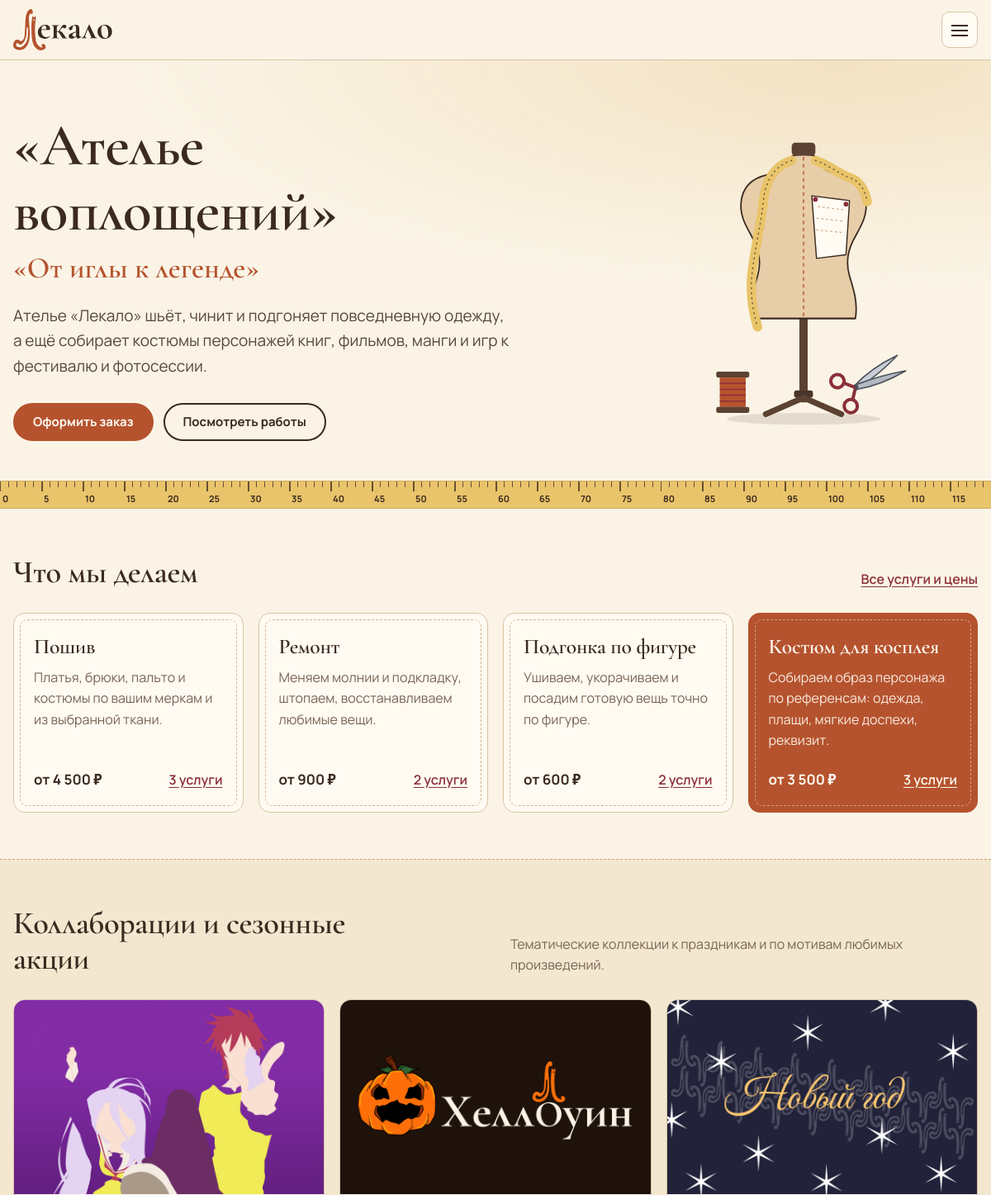
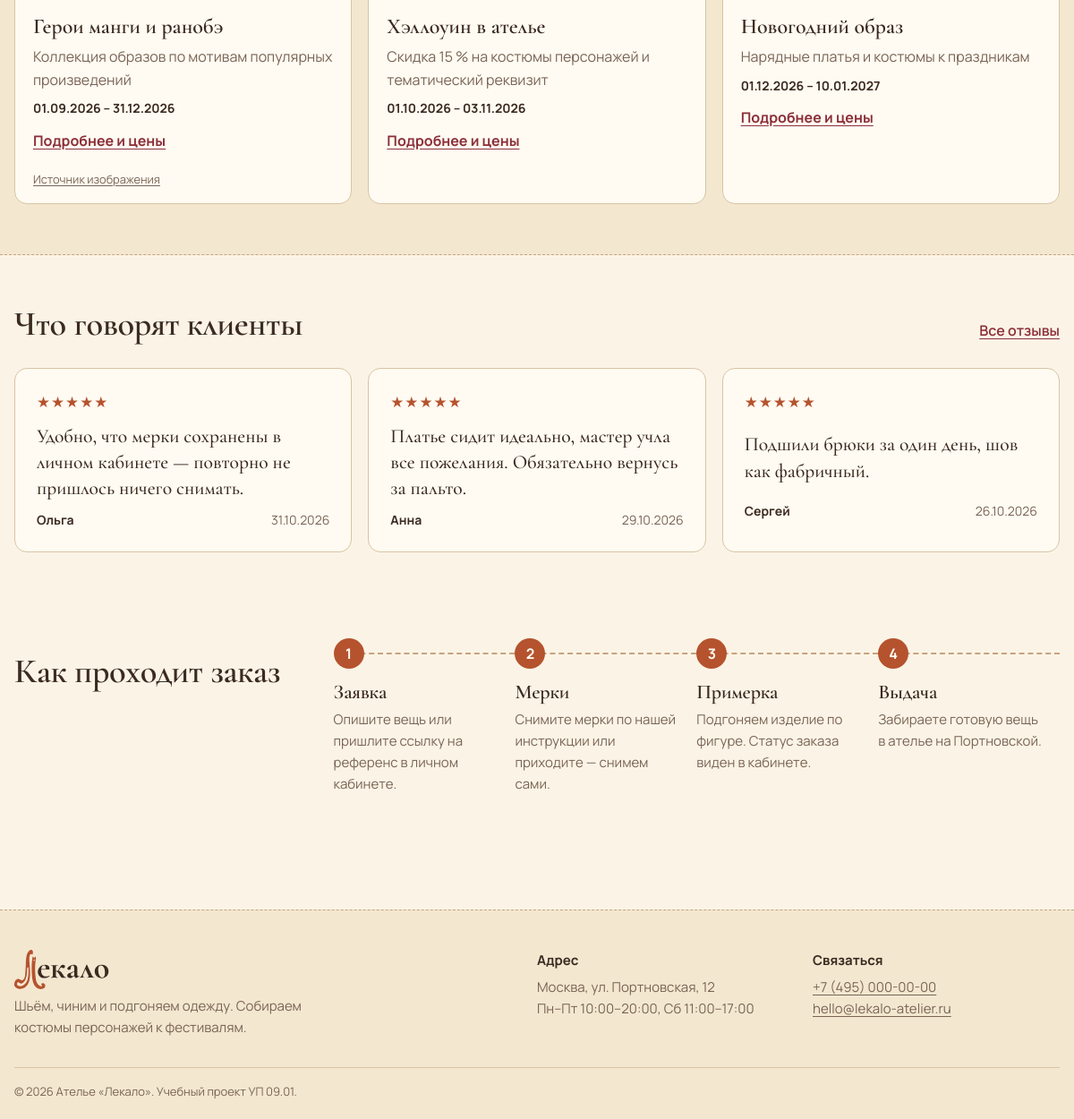
The page / on the database its author committed (2 pictures, top to bottom).
### tables this page shows
CREATE TABLE service_types (
    id_service_type INT AUTO_INCREMENT PRIMARY KEY,
    type_name       VARCHAR(50) NOT NULL UNIQUE
);

CREATE TABLE collaborations (
    id_collaboration INT AUTO_INCREMENT PRIMARY KEY,
    id_service_type  INT NOT NULL,
    title            VARCHAR(100) NOT NULL,
    description      TEXT NULL,
    start_date       DATE NOT NULL,
    end_date         DATE NOT NULL,
    image            VARCHAR(255) NULL,
    image_source     VARCHAR(255) NULL,
    CONSTRAINT fk_collaborations_types FOREIGN KEY (id_service_type) REFERENCES service_types (id_service_type)
        ON UPDATE CASCADE ON DELETE RESTRICT
);

CREATE TABLE reviews (
    id_review   INT AUTO_INCREMENT PRIMARY KEY,
    id_user     INT NOT NULL,
    rating      TINYINT NOT NULL CHECK (rating BETWEEN 1 AND 5),
    review_text TEXT NOT NULL,
    review_date DATE NOT NULL,
    CONSTRAINT fk_reviews_users FOREIGN KEY (id_user) REFERENCES users (id_user)
        ON UPDATE CASCADE ON DELETE CASCADE
);

CREATE TABLE users (
    id_user       INT AUTO_INCREMENT PRIMARY KEY,
    id_role       INT NOT NULL,
    last_name     VARCHAR(50) NOT NULL,
    first_name    VARCHAR(50) NOT NULL,
    phone         VARCHAR(18) NOT NULL,
    email         VARCHAR(100) NOT NULL UNIQUE,
    password_hash VARCHAR(255) NOT NULL,
    created_at    DATETIME NOT NULL DEFAULT CURRENT_TIMESTAMP,
    CONSTRAINT fk_users_roles FOREIGN KEY (id_role) REFERENCES roles (id_role)
        ON UPDATE CASCADE ON DELETE RESTRICT
);

### includes/helpers.php (called while the page is built, shortened)
<?php
require_once __DIR__ . '/db.php';
function e($value): string
{
    return htmlspecialchars((string)$value, ENT_QUOTES, 'UTF-8');
}
function money($value): string
{
    return number_format((float)$value, 0, ',', ' ') . ' ₽';
}
function date_ru(?string $date): string
{
    return date('d.m.Y', strtotime($date));
}
function plural(int $n, string $one, string $few, string $many): string
{
    $n10 = $n % 10;
    $n100 = $n % 100;
    if ($n10 >= 2 && $n10 <= 4 && ($n100 < 12 || $n100 > 14)) {
        return $few;
    }
    return $many;
}
function current_user(): ?array
{
    return $_SESSION['user'] ?? null;
}

### includes/db.php (called while the page is built, shortened)
<?php
function db(): PDO
{
    static $pdo = null;
    if ($pdo === null) {
        $dsn = 'mysql:host=' . DB_HOST . ';dbname=' . DB_NAME . ';charset=utf8mb4';
        try {
            $pdo = new PDO($dsn, DB_USER, DB_PASS, [
                PDO::ATTR_ERRMODE            => PDO::ERRMODE_EXCEPTION,
                PDO::ATTR_DEFAULT_FETCH_MODE => PDO::FETCH_ASSOC,
                PDO::ATTR_EMULATE_PREPARES   => false,
            ]);
        } catch (PDOException $e) {
            http_response_code(503);
            exit('<p style="font-family:sans-serif;padding:24px">Нет подключения к базе данных. '
                . 'Запустите MySQL в панели XAMPP и импортируйте файл sql/sewing_atelier.sql через phpMyAdmin.</p>');
        }
    }
    return $pdo;
}
function db_all(string $sql, array $params = []): array
{
    $st = db()->prepare($sql);
    $st->execute($params);
    return $st->fetchAll();
}

### index.php (the view, shortened to what this page needs)
<?php
require __DIR__ . '/includes/header.php';
$types = db_all(
    'SELECT st.id_service_type, st.type_name, MIN(s.price) AS min_price, COUNT(s.id_service) AS cnt
     FROM service_types st LEFT JOIN services s ON s.id_service_type = st.id_service_type
     GROUP BY st.id_service_type, st.type_name ORDER BY st.id_service_type'
);
$collabs = db_all('SELECT * FROM collaborations WHERE end_date >= CURDATE() ORDER BY start_date LIMIT 3');
$reviews = db_all(
    'SELECT r.rating, r.review_text, r.review_date, u.first_name
     FROM reviews r JOIN users u ON u.id_user = r.id_user
     ORDER BY r.review_date DESC LIMIT 3'
);
$typeText = [
    1 => 'Платья, брюки, пальто и костюмы по вашим меркам и из выбранной ткани.',
    2 => 'Меняем молнии и подкладку, штопаем, восстанавливаем любимые вещи.',
    3 => 'Ушиваем, укорачиваем и посадим готовую вещь точно по фигуре.',
    4 => 'Собираем образ персонажа по референсам: одежда, плащи, мягкие доспехи, реквизит.',
];
$orderLink = current_user() ? 'account.php#new-order' : 'login.php?next=' . urlencode('account.php#new-order');
?>
<section class="hero">
    <div class="hero__inner container">
        <div class="hero__content">
            <h1 class="hero__title">«Ателье воплощений»</h1>
            <p class="hero__slogan">«От иглы к легенде»</p>
            <p class="hero__lead">Ателье «Лекало» шьёт, чинит и подгоняет повседневную одежду, а ещё собирает костюмы персонажей книг, фильмов, манги и игр к фестивалю и фотосессии.</p>
            <div class="hero__actions">
                <a class="button" href="<?= e($orderLink) ?>">Оформить заказ</a>
                <a class="button button--ghost" href="works.php">Посмотреть работы</a>
            </div>
        </div>
        <figure class="hero__figure" aria-hidden="true">
            <?= str_replace('<svg ', '<svg class="hero__image" ', file_get_contents(__DIR__ . '/assets/img/ui/hero-dress-form.svg')) ?>
        </figure>
    </div>
</section>
<div class="tape tape--sticky" aria-hidden="true">
    <div class="tape__numbers"><?php for ($i = 0; $i <= 60; $i++): ?><span><?= $i * 5 ?></span><?php endfor; ?></div>
</div>
<section class="section">
    <div class="container">
        <div class="section__head">
            <h2 class="section__title">Что мы делаем</h2>
            <a class="home__more" href="services.php">Все услуги и цены</a>
        </div>
        <ul class="home__services">
<?php foreach ($types as $t): ?>
            <li class="card<?= (int)$t['id_service_type'] === 4 ? ' card--accent' : '' ?>">
                <h3 class="card__title"><?= e($t['type_name']) ?></h3>
                <p class="card__text"><?= e($typeText[$t['id_service_type']] ?? '') ?></p>
                <div class="card__meta">
                    <span class="card__price">от <?= money($t['min_price']) ?></span>
                    <a class="card__link" href="services.php?type=<?= (int)$t['id_service_type'] ?>"><?= (int)$t['cnt'] ?> <?= plural((int)$t['cnt'], 'услуга', 'услуги', 'услуг') ?></a>
                </div>
            </li>
<?php endforeach; ?>
        </ul>
    </div>
</section>
<?php if ($collabs): ?>
<section class="section home__collabs">
    <div class="container">
        <div class="section__head">
            <h2 class="section__title">Коллаборации и сезонные акции</h2>
            <p class="section__lead">Тематические коллекции к праздникам и по мотивам любимых произведений.</p>
        </div>
        <ul class="collabs">
<?php foreach ($collabs as $c): ?>
            <li class="collab">
                <a class="collab__link" href="services.php?collab=<?= (int)$c['id_collaboration'] ?>">
                    <img class="collab__image" src="assets/img/collabs/<?= e($c['image']) ?>" alt="" width="480" height="300" loading="lazy">
                    <span class="collab__body">
                        <span class="collab__title"><?= e($c['title']) ?></span>
                        <span class="collab__text"><?= e($c['description']) ?></span>
                        <span class="collab__dates"><?= date_ru($c['start_date']) ?> – <?= date_ru($c['end_date']) ?></span>
                        <span class="collab__more">Подробнее и цены</span>
                    </span>
                </a>
<?php if ($c['image_source']): ?>
                <a class="collab__source" href="<?= e($c['image_source']) ?>" target="_blank" rel="noopener" data-no-pjax>Источник изображения</a>
<?php endif; ?>
            </li>
<?php endforeach; ?>
        </ul>
    </div>
</section>
<?php endif; ?>
<section class="section">
    <div class="container">
        <div class="section__head">
            <h2 class="section__title">Что говорят клиенты</h2>
            <a class="home__more" href="reviews.php">Все отзывы</a>
        </div>
        <ul class="home__reviews">
<?php foreach ($reviews as $r): ?>
            <li class="review">
                <span class="rating" aria-label="Оценка <?= (int)$r['rating'] ?> из 5"><?= str_repeat('★', (int)$r['rating']) ?><span class="rating__empty"><?= str_repeat('★', 5 - (int)$r['rating']) ?></span></span>
                <p class="review__text"><?= e($r['review_text']) ?></p>
                <p class="review__author"><span class="review__name"><?= e($r['first_name']) ?></span><span><?= date_ru($r['review_date']) ?></span></p>
            </li>
<?php endforeach; ?>
        </ul>
    </div>
</section>
<section class="section">
    <div class="container home__steps">
        <h2 class="section__title">Как проходит заказ</h2>
        <ol class="steps">
            <li class="steps__item"><h3 class="steps__title">Заявка</h3><p class="steps__text">Опишите вещь или пришлите ссылку на референс в личном кабинете.</p></li>
            <li class="steps__item"><h3 class="steps__title">Мерки</h3><p class="steps__text">Снимите мерки по нашей инструкции или приходите — снимем сами.</p></li>
            <li class="steps__item"><h3 class="steps__title">Примерка</h3><p class="steps__text">Подгоняем изделие по фигуре. Статус заказа виден в кабинете.</p></li>
            <li class="steps__item"><h3 class="steps__title">Выдача</h3><p class="steps__text">Забираете готовую вещь в ателье на Портновской.</p></li>
        </ol>
    </div>
</section>
<?php require __DIR__ . '/includes/footer.php'; ?>

### assets/css/base/themes.css (style rules this page uses)
:root, [data-theme="paper"] { --color-bg: #FBF4E6; --color-surface: #FFFBF2; --color-surface-2: #F3E7D0; --color-text: #3B2A20; --color-muted: #7A6455; --color-accent: #B5532E; --color-accent-2: #8C2F39; --color-on-accent: #FFFBF2; --color-link: #8C2F39; --color-line: #D9C3A5; --color-seam: #C8A27F; --color-focus: #8C2F39; --color-success: #3F6B3A; --color-error: #9E2A2B; --hero-bg: radial-gradient(120% 90% at 85% 0%, #F3E2C2 0%, transparent 60%), var(--color-bg); --tape-bg: #E9C46A; --tape-ink: #3B2A20; color-scheme: light; }

### assets/css/base/typography.css (style rules this page uses)
:root { --font-display: "Cormorant Garamond", "Times New Roman", serif; --font-body: "Manrope", "Segoe UI", Arial, sans-serif; --text-sm: .875rem; --text-base: 1rem; --text-lg: 1.1875rem; --text-h3: 1.5rem; --text-h2: clamp(1.9rem, 3.2vw, 2.6rem); --text-h1: clamp(2.6rem, 6vw, 4.6rem); }
body { font-family: var(--font-body); font-size: var(--text-base); line-height: 1.6; color: var(--color-text); background: var(--color-bg); }
h1, h2, h3 { font-family: var(--font-display); font-weight: 600; line-height: 1.1; letter-spacing: -.01em; }
h1 { font-size: var(--text-h1); }
h2 { font-size: var(--text-h2); }
h3 { font-size: var(--text-h3); }
a { color: var(--color-link); text-underline-offset: .18em; }

### assets/css/base/layout.css (style rules this page uses)
.container { width: min(1200px, 100% - 32px); margin-inline: auto; }
.page { position: relative; min-height: 100vh; display: flex; flex-direction: column; transition: background-color .3s, color .3s; }
.section { padding: 56px 0; }
.section__head { display: flex; align-items: end; justify-content: space-between; gap: 16px; flex-wrap: wrap; margin-bottom: 28px; }
.section__title { max-width: 22ch; }
.section__lead { color: var(--color-muted); max-width: 58ch; }

### assets/css/blocks/button.css (style rules this page uses)
.button { display: inline-flex; align-items: center; justify-content: center; gap: 8px; min-height: 46px; padding: 10px 22px; border: 2px solid var(--color-accent); border-radius: 999px; background: var(--color-accent); color: var(--color-on-accent); font-weight: 700; font-size: .9375rem; text-decoration: none; line-height: 1.2; white-space: nowrap; transition: transform .15s, background-color .15s; }
.button--ghost { background: transparent; color: var(--color-text); border-color: var(--color-text); }

### assets/css/blocks/card.css (style rules this page uses)
.card { position: relative; display: flex; flex-direction: column; gap: 10px; padding: 26px 24px; background: var(--color-surface); border: 1px solid var(--color-line); border-radius: 14px; }
.card::after { content: ""; position: absolute; inset: 7px; border: 1px dashed var(--color-seam); border-radius: 9px; pointer-events: none; opacity: .8; }
.card__title { font-size: 1.6rem; }
.card__text { color: var(--color-muted); }
.card__meta { margin-top: auto; display: flex; justify-content: space-between; align-items: baseline; gap: 12px; padding-top: 10px; }
.card__price { font-weight: 700; font-size: 1.0625rem; }
.card__link { position: relative; z-index: 1; font-weight: 600; }
.card--accent { background: var(--color-accent); color: var(--color-on-accent); border-color: var(--color-accent); }
.card--accent::after { border-color: currentColor; opacity: .45; }
.card--accent .card__text { color: inherit; opacity: .9; }
.card--accent .card__link { color: inherit; }

### assets/css/blocks/tape.css (style rules this page uses)
.tape { position: relative; height: 34px; background: var(--tape-bg); color: var(--tape-ink); overflow: hidden; border-block: 1px solid rgba(0,0,0,.12); }
.tape::before { content: ""; position: absolute; inset: 0 0 auto 0; height: 12px; background: repeating-linear-gradient(90deg, currentColor 0 1px, transparent 1px 10px), repeating-linear-gradient(90deg, currentColor 0 1.5px, transparent 1.5px 50px); background-size: auto 7px, auto 12px; background-repeat: repeat-x; opacity: .75; }
.tape__numbers { position: absolute; left: 0; right: 0; bottom: 3px; display: flex; font-size: .6875rem; font-weight: 700; white-space: nowrap; }
.tape__numbers span { flex: 0 0 50px; padding-left: 3px; }
.tape--sticky { position: sticky; top: 72px; z-index: 45; }

### assets/css/blocks/review.css (style rules this page uses)
.review { position: relative; padding: 24px; background: var(--color-surface); border: 1px solid var(--color-line); border-radius: 14px; display: grid; gap: 10px; }
.review__text { font-family: var(--font-display); font-size: 1.35rem; line-height: 1.35; }
.review__author { display: flex; justify-content: space-between; gap: 12px; color: var(--color-muted); font-size: .875rem; flex-wrap: wrap; }
.review__name { font-weight: 700; color: var(--color-text); }

### assets/css/blocks/rating.css (style rules this page uses)
.rating { display: inline-flex; gap: 2px; color: var(--color-accent); font-size: 1.05rem; letter-spacing: 1px; }

### rows shown on the page
service_types: type_name "Пошив", id_service_type "Платья, брюки, пальто и костюмы по вашим меркам и из выбранной ткани.", min_price "4 500 ₽", cnt "3", cnt "услуги"
service_types: type_name "Ремонт", id_service_type "Меняем молнии и подкладку, штопаем, восстанавливаем любимые вещи.", min_price "900 ₽", cnt "2", cnt "услуги"
service_types: type_name "Подгонка по фигуре", id_service_type "Ушиваем, укорачиваем и посадим готовую вещь точно по фигуре.", min_price "600 ₽", cnt "2", cnt "услуги"
service_types: type_name "Костюм для косплея", id_service_type "Собираем образ персонажа по референсам: одежда, плащи, мягкие доспехи, реквизит.", min_price "3 500 ₽", cnt "3", cnt "услуги"
collaborations: image (picture), title "Герои манги и ранобэ", description "Коллекция образов по мотивам популярных произведений", start_date "01.09.2026", end_date "31.12.2026"
collaborations: image (picture), title "Хэллоуин в ателье", description "Скидка 15 % на костюмы персонажей и тематический реквизит", start_date "01.10.2026", end_date "03.11.2026"
collaborations: image (picture), title "Новогодний образ", description "Нарядные платья и костюмы к праздникам", start_date "01.12.2026", end_date "10.01.2027"
reviews: rating "★★★★★", review_text "Удобно, что мерки сохранены в личном кабинете — повторно не пришлось ничего снимать.", id_user.first_name "Ольга", review_date "31.10.2026"
reviews: rating "★★★★★", review_text "Платье сидит идеально, мастер учла все пожелания. Обязательно вернусь за пальто.", id_user.first_name "Анна", review_date "29.10.2026"
reviews: rating "★★★★★", review_text "Подшили брюки за один день, шов как фабричный.", id_user.first_name "Сергей", review_date "26.10.2026"
